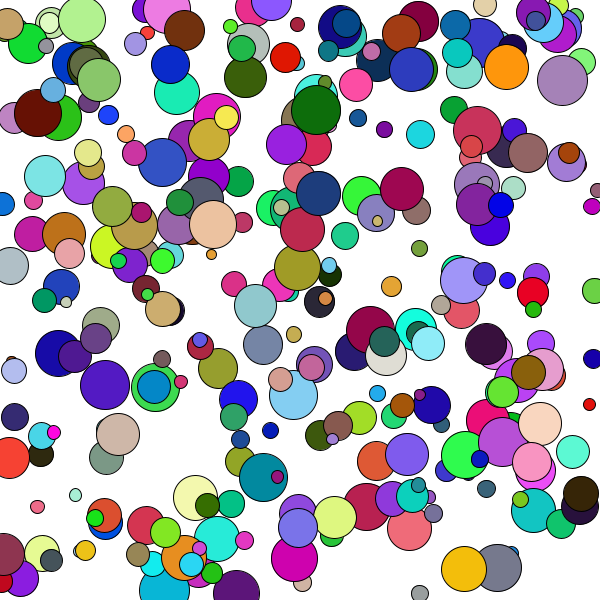
Frame 1 (no input)
Frame 60 (the mouse pressed at the canvas centre just before this capture): identical to frame 1, image omitted
Frame 120 (the mouse held since frame 60 and released just before this capture): identical to frame 1, image omitted

The Processing sketch that drew this single still picture (run headless with seeded random() and noise(); from frame 60 on, the mouse is pressed at the canvas centre):

// Processing sketch: arreglosMasElipse
// ── arreglosMasElipse.pde
//Arreglos -> Espacio de memoria que nos permite almacenar varios objetos del mismo tipo
float posX = 10;
float posY = 50;
int cantidad = 300;
float[] posicionesX = new float[cantidad];
float[] posicionesY = new float[cantidad];
float[] tams = new float[cantidad];
color relleno = color(20, 100, 90);
color[] colores = new color[cantidad];
void setup() {
  size(600, 600);
  frameRate(10);
  for (int i =0; i< cantidad; i++) {
    posicionesY[i] = random(0, height);
    posicionesX[i] = random(0, width);
    tams[i] = random(10, 50);
    colores[i] = color(random(0, 255), random(0, 255), random(0, 255));
  }
  //Método random()
  //Nos devuelve un número aleatorio
  float valor = random(1, 10);
  //println(valor);
}

void draw() {

  background(255);

  for (int i=0; i< cantidad; i++) {
    fill(colores[i]);
    ellipse(posicionesX[i], posicionesY[i], tams[i], tams[i]);
  }
}
